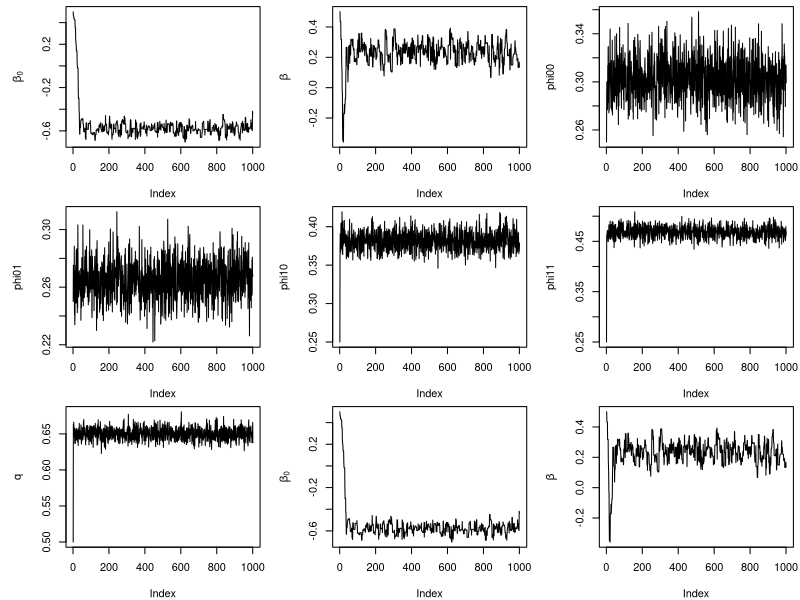
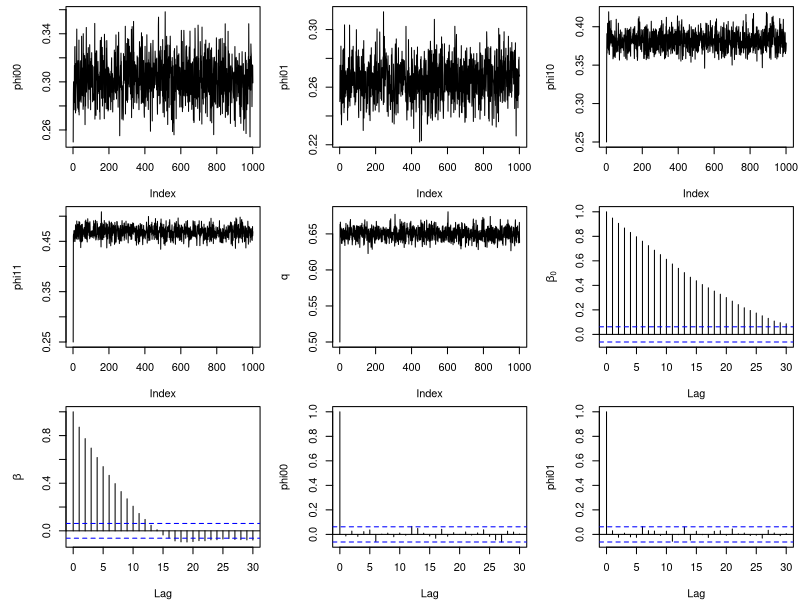
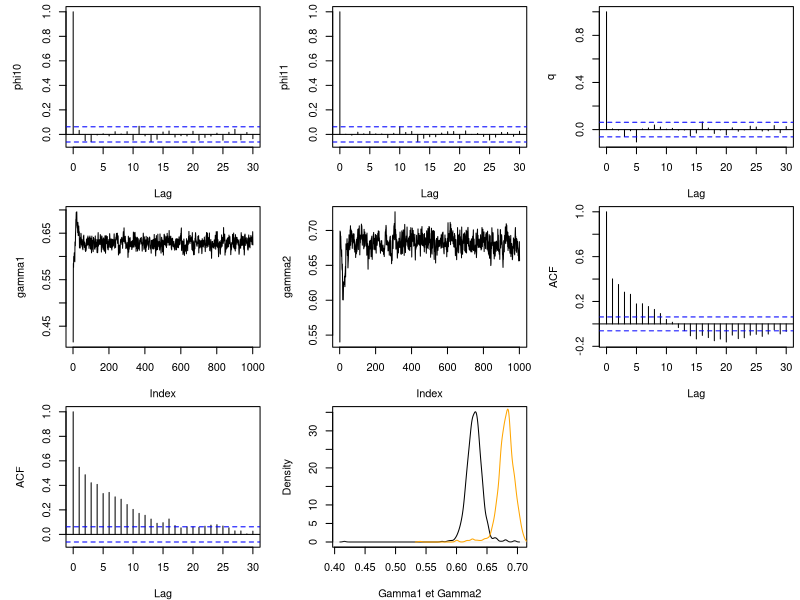

Write the R code that produced these figures, in order.
sigmoid <- function(x){
  y <- 1/(1+exp(-x))
  return(y)
}

cervix_func <- function(nchain, complete_data, incomplete_data, prop_sd){
  #les arguments data_table sont des matrix
  #ordre : beta0, beta, phi_ij, q et les gamma
  chain <- matrix(NA, nrow = nchain+1, ncol = 7)
  #ordre d, x, w pour complete et d,w sinon
  
  ## PHASE 1: imputation des données
  Ni <- nrow(incomplete_data)
  Nc <- nrow(complete_data)
  N <- Nc + Ni
  
  #1.1 calculs des param des bernoullis à générer
  #ie des probas x_i sachant d_i,w_i
  s <- rep(0, 4) #pour les proba de la loi jointe x,d,w
  s_prime <- rep(0, 4) #pour les proba de la loi jointe d,w
  
  #on indice s et s_prime en binaire + 1 (l'indice associé c'est 1 + binaire(wi,di) )
  # RQ: on ne calcule pas les proba mais les effectifs,
  # la division entre les probas lors de l'utilisation du théorème de Bayes
  # ie s[1]=n*P(di=0, wi=0), s[2]=n*P(di=0, wi=1), etc...
  
  for(i in 1:Nc){
    vals <- complete_data[i,]
    index <- vals[1] + 2*vals[3] + 1 #cf avant pour l'indice
    s[index] <- s[index] + 1*vals[2] #on incrémente que si wi=1
    s_prime[index] <- s_prime[index] + 1 #on a déjà l'indice, pas de condition sur wi ici
  }
  
  #on utilise s comme vecteur final avec les probas
  #on applique le théorème de Bayes pour obtenir les probas conditionnelles
  s <- s/s_prime
  #1.2 génération des xi
  x <- rep(NA, Ni)
  
  for (i in 1:Ni){
    vals <- incomplete_data[i,]
    index <- vals[1] + 2*vals[2] + 1
    q <- s[index]
    x[i] <- rbinom(1,1,q)
  }
  #on reconstruit nos données
  d <- incomplete_data[,1]
  w <- incomplete_data[,2]
  incomplete_data <- matrix(c(d, x, w), nrow=Ni, ncol=3, byrow=FALSE)
  colnames(incomplete_data) <- c("d", "x", "w")
  
  data_table <- rbind(complete_data, incomplete_data)
  
  ## PHASE 2: La chaîne
  
  #on initialise la chaîne
  #
  chain[1,] <- c(0.5, 0.5, 0.25, 0.25, 0.25, 0.25, 0.5)
  for(iter in 1:nchain){
    beta <- chain[iter, 1:2]
    phis <- chain[iter, 3:6]
    q <- chain[iter, 7]
    
    #MAJ des phi
    nw1 <- 0
    nw0 <- 0
    for (iphi in 1:4){
      for (index in 1:N){
        row <- data_table[index,]
        #d, x, w
        if (row[3]){
          #on incrémente le compte si la ligne a les xi et di du phi concerné
          #cf. 
          nw1 <- nw1 + 1*(row[1]==(iphi+1)%%2)*(row[2]==1*(iphi>=3))
        }else{
          nw0 <- nw0 + 1*(row[1]==(iphi+1)%%2)*(row[2]==1*(iphi>=3))  
          }
      }
      # #on écrit explicitement les produits avec les bernouilli
      # product1 <- chain[iter,2+phi]**nw1 #ici wi=1
      # product0 <- (1-chain[iter,2+phi])**nw0
      update_alpha <- 1 + nw1
      updata_beta <- 1  + nw0 #+ nw1 - nw1 (cf somme des wi=nw1)
      phis[iphi] <- rbeta(1,update_alpha, updata_beta)
    }
    
    #MAJ de q
    sum_x <- sum(data_table[,2])
    update_alpha <- 1 + sum(data_table[,2]) + sum_x
    update_beta <- 1 + N - sum_x
    q <- rbeta(1, update_alpha, updata_beta)
    
    #MAJ des deux betas: par prop de M-H
    acc_rates <- rep(0, 2)
    for (ibeta in 1:2){
      current <- beta[ibeta]
      prop <- rnorm(1, current, prop_sd)
      beta_prop <- beta
      beta_prop[ibeta] <- prop
      
      #on calcule les pi associés à current et à prop
      pi_current <- sigmoid(beta[1] + beta[2]*data_table[,2])
      pi_prop <- sigmoid(beta_prop[1] + beta_prop[2]*data_table[,2])
      
      top <- -(prop^2)/(2*prop_sd^2) + sum(data_table[,1]*log(pi_prop) + (1-data_table[,1])*log(1-pi_prop))
      bottom <- -(current^2)/(2*prop_sd^2) + sum(data_table[,1]*log(pi_current) + (1-data_table[,1])*log(1-pi_current))
      
      alpha <- exp(top - bottom)
      # browser()
      if (runif(1) < alpha)
        beta <- beta_prop
        acc_rates[ibeta] <- acc_rates[ibeta] + 1
    }
    #MAJ de la chaîne
    chain[iter+1,] <- c(beta, phis, q)
  
  }
  #Calcul des gamma à partir de la chaîne
  gamma <- matrix(NA, nchain + 1, 2)
  list_q <- (1-chain[,7])/chain[,7]
  gamma[,1] <- 1/(1 + (1+exp(chain[,1] + chain[,2]))/(1+exp(chain[,1]))*list_q)
  gamma[,2] <- 1/(1 + (1+exp(-chain[,1] - chain[,2]))/(1+exp(-chain[,1]))*list_q)
  chain <- cbind(chain, gamma)
  return(list(chain = chain, acc_rates = acc_rates / nchain))
}
#Application
Ni <-1929 
Nc <-115
dc <-c(1, 1, 1, 1, 1, 1, 1, 1, 1, 1, 1, 1, 1, 1, 1, 1, 1, 1, 1, 1, 
    1, 1, 1, 1, 1, 1, 1, 1, 1, 1, 1, 1, 1, 1, 1, 1, 1, 1, 1, 0, 0, 
    0, 0, 0, 0, 0, 0, 0, 0, 0, 0, 0, 0, 0, 0, 0, 0, 0, 0, 0, 0, 0, 
    0, 0, 0, 0, 0, 0, 0, 0, 0, 0, 0, 0, 0, 0, 0, 0, 0, 0, 0, 0, 0, 
    0, 0, 0, 0, 0, 0, 0, 0, 0, 0, 0, 0, 0, 0, 0, 0, 0, 0, 0, 0, 0, 
    0, 0, 0, 0, 0, 0, 0, 0, 0, 0, 0)
di <-c(1, 1, 1, 1, 1, 1, 1, 1, 1, 1, 1, 1, 1, 1, 1, 1, 1, 1, 1, 1, 
    1, 1, 1, 1, 1, 1, 1, 1, 1, 1, 1, 1, 1, 1, 1, 1, 1, 1, 1, 1, 1, 
    1, 1, 1, 1, 1, 1, 1, 1, 1, 1, 1, 1, 1, 1, 1, 1, 1, 1, 1, 1, 1, 
    1, 1, 1, 1, 1, 1, 1, 1, 1, 1, 1, 1, 1, 1, 1, 1, 1, 1, 1, 1, 1, 
    1, 1, 1, 1, 1, 1, 1, 1, 1, 1, 1, 1, 1, 1, 1, 1, 1, 1, 1, 1, 1, 
    1, 1, 1, 1, 1, 1, 1, 1, 1, 1, 1, 1, 1, 1, 1, 1, 1, 1, 1, 1, 1, 
    1, 1, 1, 1, 1, 1, 1, 1, 1, 1, 1, 1, 1, 1, 1, 1, 1, 1, 1, 1, 1, 
    1, 1, 1, 1, 1, 1, 1, 1, 1, 1, 1, 1, 1, 1, 1, 1, 1, 1, 1, 1, 1, 
    1, 1, 1, 1, 1, 1, 1, 1, 1, 1, 1, 1, 1, 1, 1, 1, 1, 1, 1, 1, 1, 
    1, 1, 1, 1, 1, 1, 1, 1, 1, 1, 1, 1, 1, 1, 1, 1, 1, 1, 1, 1, 1, 
    1, 1, 1, 1, 1, 1, 1, 1, 1, 1, 1, 1, 1, 1, 1, 1, 1, 1, 1, 1, 1, 
    1, 1, 1, 1, 1, 1, 1, 1, 1, 1, 1, 1, 1, 1, 1, 1, 1, 1, 1, 1, 1, 
    1, 1, 1, 1, 1, 1, 1, 1, 1, 1, 1, 1, 1, 1, 1, 1, 1, 1, 1, 1, 1, 
    1, 1, 1, 1, 1, 1, 1, 1, 1, 1, 1, 1, 1, 1, 1, 1, 1, 1, 1, 1, 1, 
    1, 1, 1, 1, 1, 1, 1, 1, 1, 1, 1, 1, 1, 1, 1, 1, 1, 1, 1, 1, 1, 
    1, 1, 1, 1, 1, 1, 1, 1, 1, 1, 1, 1, 1, 1, 1, 1, 1, 1, 1, 1, 1, 
    1, 1, 1, 1, 1, 1, 1, 1, 1, 1, 1, 1, 1, 1, 1, 1, 1, 1, 1, 1, 1, 
    1, 1, 1, 1, 1, 1, 1, 1, 1, 1, 1, 1, 1, 1, 1, 1, 1, 1, 1, 1, 1, 
    1, 1, 1, 1, 1, 1, 1, 1, 1, 1, 1, 1, 1, 1, 1, 1, 1, 1, 1, 1, 1, 
    1, 1, 1, 1, 1, 1, 1, 1, 1, 1, 1, 1, 1, 1, 1, 1, 1, 1, 1, 1, 1, 
    1, 1, 1, 1, 1, 1, 1, 1, 1, 1, 1, 1, 1, 1, 1, 1, 1, 1, 1, 1, 1, 
    1, 1, 1, 1, 1, 1, 1, 1, 1, 1, 1, 1, 1, 1, 1, 1, 1, 1, 1, 1, 1, 
    1, 1, 1, 1, 1, 1, 1, 1, 1, 1, 1, 1, 1, 1, 1, 1, 1, 1, 1, 1, 1, 
    1, 1, 1, 1, 1, 1, 1, 1, 1, 1, 1, 1, 1, 1, 1, 1, 1, 1, 1, 1, 1, 
    1, 1, 1, 1, 1, 1, 1, 1, 1, 1, 1, 1, 1, 1, 1, 1, 1, 1, 1, 1, 1, 
    1, 1, 1, 1, 1, 1, 1, 1, 1, 1, 1, 1, 1, 1, 1, 1, 1, 1, 1, 1, 1, 
    1, 1, 1, 1, 1, 1, 1, 1, 1, 1, 1, 1, 1, 1, 1, 1, 1, 1, 1, 1, 1, 
    1, 1, 1, 1, 1, 1, 1, 1, 1, 1, 1, 1, 1, 1, 1, 1, 1, 1, 1, 1, 1, 
    1, 1, 1, 1, 1, 1, 1, 1, 1, 1, 1, 1, 1, 1, 1, 1, 1, 1, 1, 1, 1, 
    1, 1, 1, 1, 1, 1, 1, 1, 1, 1, 1, 1, 1, 1, 1, 1, 1, 1, 1, 1, 1, 
    1, 1, 1, 1, 1, 1, 1, 1, 1, 1, 1, 1, 1, 1, 1, 1, 1, 1, 1, 1, 1, 
    1, 1, 1, 1, 1, 1, 1, 1, 1, 1, 1, 1, 1, 1, 1, 1, 1, 1, 1, 1, 1, 
    1, 1, 1, 1, 1, 1, 1, 1, 1, 1, 1, 1, 1, 1, 1, 1, 1, 1, 1, 1, 1, 
    1, 0, 0, 0, 0, 0, 0, 0, 0, 0, 0, 0, 0, 0, 0, 0, 0, 0, 0, 0, 0, 
    0, 0, 0, 0, 0, 0, 0, 0, 0, 0, 0, 0, 0, 0, 0, 0, 0, 0, 0, 0, 0, 
    0, 0, 0, 0, 0, 0, 0, 0, 0, 0, 0, 0, 0, 0, 0, 0, 0, 0, 0, 0, 0, 
    0, 0, 0, 0, 0, 0, 0, 0, 0, 0, 0, 0, 0, 0, 0, 0, 0, 0, 0, 0, 0, 
    0, 0, 0, 0, 0, 0, 0, 0, 0, 0, 0, 0, 0, 0, 0, 0, 0, 0, 0, 0, 0, 
    0, 0, 0, 0, 0, 0, 0, 0, 0, 0, 0, 0, 0, 0, 0, 0, 0, 0, 0, 0, 0, 
    0, 0, 0, 0, 0, 0, 0, 0, 0, 0, 0, 0, 0, 0, 0, 0, 0, 0, 0, 0, 0, 
    0, 0, 0, 0, 0, 0, 0, 0, 0, 0, 0, 0, 0, 0, 0, 0, 0, 0, 0, 0, 0, 
    0, 0, 0, 0, 0, 0, 0, 0, 0, 0, 0, 0, 0, 0, 0, 0, 0, 0, 0, 0, 0, 
    0, 0, 0, 0, 0, 0, 0, 0, 0, 0, 0, 0, 0, 0, 0, 0, 0, 0, 0, 0, 0, 
    0, 0, 0, 0, 0, 0, 0, 0, 0, 0, 0, 0, 0, 0, 0, 0, 0, 0, 0, 0, 0, 
    0, 0, 0, 0, 0, 0, 0, 0, 0, 0, 0, 0, 0, 0, 0, 0, 0, 0, 0, 0, 0, 
    0, 0, 0, 0, 0, 0, 0, 0, 0, 0, 0, 0, 0, 0, 0, 0, 0, 0, 0, 0, 0, 
    0, 0, 0, 0, 0, 0, 0, 0, 0, 0, 0, 0, 0, 0, 0, 0, 0, 0, 0, 0, 0, 
    0, 0, 0, 0, 0, 0, 0, 0, 0, 0, 0, 0, 0, 0, 0, 0, 0, 0, 0, 0, 0, 
    0, 0, 0, 0, 0, 0, 0, 0, 0, 0, 0, 0, 0, 0, 0, 0, 0, 0, 0, 0, 0, 
    0, 0, 0, 0, 0, 0, 0, 0, 0, 0, 0, 0, 0, 0, 0, 0, 0, 0, 0, 0, 0, 
    0, 0, 0, 0, 0, 0, 0, 0, 0, 0, 0, 0, 0, 0, 0, 0, 0, 0, 0, 0, 0, 
    0, 0, 0, 0, 0, 0, 0, 0, 0, 0, 0, 0, 0, 0, 0, 0, 0, 0, 0, 0, 0, 
    0, 0, 0, 0, 0, 0, 0, 0, 0, 0, 0, 0, 0, 0, 0, 0, 0, 0, 0, 0, 0, 
    0, 0, 0, 0, 0, 0, 0, 0, 0, 0, 0, 0, 0, 0, 0, 0, 0, 0, 0, 0, 0, 
    0, 0, 0, 0, 0, 0, 0, 0, 0, 0, 0, 0, 0, 0, 0, 0, 0, 0, 0, 0, 0, 
    0, 0, 0, 0, 0, 0, 0, 0, 0, 0, 0, 0, 0, 0, 0, 0, 0, 0, 0, 0, 0, 
    0, 0, 0, 0, 0, 0, 0, 0, 0, 0, 0, 0, 0, 0, 0, 0, 0, 0, 0, 0, 0, 
    0, 0, 0, 0, 0, 0, 0, 0, 0, 0, 0, 0, 0, 0, 0, 0, 0, 0, 0, 0, 0, 
    0, 0, 0, 0, 0, 0, 0, 0, 0, 0, 0, 0, 0, 0, 0, 0, 0, 0, 0, 0, 0, 
    0, 0, 0, 0, 0, 0, 0, 0, 0, 0, 0, 0, 0, 0, 0, 0, 0, 0, 0, 0, 0, 
    0, 0, 0, 0, 0, 0, 0, 0, 0, 0, 0, 0, 0, 0, 0, 0, 0, 0, 0, 0, 0, 
    0, 0, 0, 0, 0, 0, 0, 0, 0, 0, 0, 0, 0, 0, 0, 0, 0, 0, 0, 0, 0, 
    0, 0, 0, 0, 0, 0, 0, 0, 0, 0, 0, 0, 0, 0, 0, 0, 0, 0, 0, 0, 0, 
    0, 0, 0, 0, 0, 0, 0, 0, 0, 0, 0, 0, 0, 0, 0, 0, 0, 0, 0, 0, 0, 
    0, 0, 0, 0, 0, 0, 0, 0, 0, 0, 0, 0, 0, 0, 0, 0, 0, 0, 0, 0, 0, 
    0, 0, 0, 0, 0, 0, 0, 0, 0, 0, 0, 0, 0, 0, 0, 0, 0, 0, 0, 0, 0, 
    0, 0, 0, 0, 0, 0, 0, 0, 0, 0, 0, 0, 0, 0, 0, 0, 0, 0, 0, 0, 0, 
    0, 0, 0, 0, 0, 0, 0, 0, 0, 0, 0, 0, 0, 0, 0, 0, 0, 0, 0, 0, 0, 
    0, 0, 0, 0, 0, 0, 0, 0, 0, 0, 0, 0, 0, 0, 0, 0, 0, 0, 0, 0, 0, 
    0, 0, 0, 0, 0, 0, 0, 0, 0, 0, 0, 0, 0, 0, 0, 0, 0, 0, 0, 0, 0, 
    0, 0, 0, 0, 0, 0, 0, 0, 0, 0, 0, 0, 0, 0, 0, 0, 0, 0, 0, 0, 0, 
    0, 0, 0, 0, 0, 0, 0, 0, 0, 0, 0, 0, 0, 0, 0, 0, 0, 0, 0, 0, 0, 
    0, 0, 0, 0, 0, 0, 0, 0, 0, 0, 0, 0, 0, 0, 0, 0, 0, 0, 0, 0, 0, 
    0, 0, 0, 0, 0, 0, 0, 0, 0, 0, 0, 0, 0, 0, 0, 0, 0, 0, 0, 0, 0, 
    0, 0, 0, 0, 0, 0, 0, 0, 0, 0, 0, 0, 0, 0, 0, 0, 0, 0, 0, 0, 0, 
    0, 0, 0, 0, 0, 0, 0, 0, 0, 0, 0, 0, 0, 0, 0, 0, 0, 0, 0, 0, 0, 
    0, 0, 0, 0, 0, 0, 0, 0, 0, 0, 0, 0, 0, 0, 0, 0, 0, 0, 0, 0, 0, 
    0, 0, 0, 0, 0, 0, 0, 0, 0, 0, 0, 0, 0, 0, 0, 0, 0, 0, 0, 0, 0, 
    0, 0, 0, 0, 0, 0, 0, 0, 0, 0, 0, 0, 0, 0, 0, 0, 0, 0, 0, 0, 0, 
    0, 0, 0, 0, 0, 0, 0, 0, 0, 0, 0, 0, 0, 0, 0, 0, 0, 0, 0, 0, 0, 
    0, 0, 0, 0, 0, 0, 0, 0, 0, 0, 0, 0, 0, 0, 0, 0, 0, 0, 0, 0, 0, 
    0, 0, 0, 0, 0, 0, 0, 0, 0, 0, 0, 0, 0, 0, 0, 0, 0, 0, 0, 0, 0, 
    0, 0, 0, 0, 0, 0, 0, 0, 0, 0, 0, 0, 0, 0, 0, 0, 0, 0, 0, 0, 0, 
    0, 0, 0, 0, 0, 0, 0, 0, 0, 0, 0, 0, 0, 0, 0, 0, 0, 0, 0, 0, 0, 
    0, 0, 0, 0, 0, 0, 0, 0, 0, 0, 0, 0, 0, 0, 0, 0, 0, 0, 0, 0, 0, 
    0, 0, 0, 0, 0, 0, 0, 0, 0, 0, 0, 0, 0, 0, 0, 0, 0, 0, 0, 0, 0, 
    0, 0, 0, 0, 0, 0, 0, 0, 0, 0, 0, 0, 0, 0, 0, 0, 0, 0, 0, 0, 0, 
    0, 0, 0, 0, 0, 0, 0, 0, 0, 0, 0, 0, 0, 0, 0, 0, 0, 0, 0, 0, 0, 
    0, 0, 0, 0, 0, 0, 0, 0, 0, 0, 0, 0, 0, 0, 0, 0, 0, 0, 0, 0, 0, 
    0, 0, 0, 0, 0, 0, 0, 0, 0, 0, 0, 0, 0, 0, 0, 0, 0, 0, 0, 0, 0, 
    0, 0, 0, 0, 0, 0, 0, 0, 0, 0, 0, 0, 0, 0, 0, 0, 0, 0, 0, 0, 0, 
    0, 0, 0, 0, 0, 0, 0, 0, 0, 0, 0, 0, 0, 0, 0, 0, 0, 0, 0)
xc <-c(0, 0, 0, 0, 0, 0, 0, 0, 0, 0, 0, 0, 0, 0, 0, 0, 1, 1, 1, 1, 
    1, 1, 1, 1, 1, 1, 1, 1, 1, 1, 1, 1, 1, 1, 1, 1, 1, 1, 1, 0, 0, 
    0, 0, 0, 0, 0, 0, 0, 0, 0, 0, 0, 0, 0, 0, 0, 0, 0, 0, 0, 0, 0, 
    0, 0, 0, 0, 0, 0, 0, 0, 0, 0, 0, 0, 0, 0, 0, 0, 0, 0, 0, 0, 0, 
    1, 1, 1, 1, 1, 1, 1, 1, 1, 1, 1, 1, 1, 1, 1, 1, 1, 1, 1, 1, 1, 
    1, 1, 1, 1, 1, 1, 1, 1, 1, 1, 1)
wc <-c(0, 0, 0, 0, 0, 0, 0, 0, 0, 0, 0, 0, 0, 1, 1, 1, 0, 0, 0, 0, 
    0, 1, 1, 1, 1, 1, 1, 1, 1, 1, 1, 1, 1, 1, 1, 1, 1, 1, 1, 0, 0, 
    0, 0, 0, 0, 0, 0, 0, 0, 0, 0, 0, 0, 0, 0, 0, 0, 0, 0, 0, 0, 0, 
    0, 0, 0, 0, 0, 0, 0, 0, 0, 0, 1, 1, 1, 1, 1, 1, 1, 1, 1, 1, 1, 
    0, 0, 0, 0, 0, 0, 0, 0, 0, 0, 0, 0, 0, 0, 0, 0, 1, 1, 1, 1, 1, 
    1, 1, 1, 1, 1, 1, 1, 1, 1, 1, 1)
wi <-c(0, 0, 0, 0, 0, 0, 0, 0, 0, 0, 0, 0, 0, 0, 0, 0, 0, 0, 0, 0, 
    0, 0, 0, 0, 0, 0, 0, 0, 0, 0, 0, 0, 0, 0, 0, 0, 0, 0, 0, 0, 0, 
    0, 0, 0, 0, 0, 0, 0, 0, 0, 0, 0, 0, 0, 0, 0, 0, 0, 0, 0, 0, 0, 
    0, 0, 0, 0, 0, 0, 0, 0, 0, 0, 0, 0, 0, 0, 0, 0, 0, 0, 0, 0, 0, 
    0, 0, 0, 0, 0, 0, 0, 0, 0, 0, 0, 0, 0, 0, 0, 0, 0, 0, 0, 0, 0, 
    0, 0, 0, 0, 0, 0, 0, 0, 0, 0, 0, 0, 0, 0, 0, 0, 0, 0, 0, 0, 0, 
    0, 0, 0, 0, 0, 0, 0, 0, 0, 0, 0, 0, 0, 0, 0, 0, 0, 0, 0, 0, 0, 
    0, 0, 0, 0, 0, 0, 0, 0, 0, 0, 0, 0, 0, 0, 0, 0, 0, 0, 0, 0, 0, 
    0, 0, 0, 0, 0, 0, 0, 0, 0, 0, 0, 0, 0, 0, 0, 0, 0, 0, 0, 0, 0, 
    0, 0, 0, 0, 0, 0, 0, 0, 0, 0, 0, 0, 0, 0, 0, 0, 0, 0, 0, 0, 0, 
    0, 0, 0, 0, 0, 0, 0, 0, 0, 0, 0, 0, 0, 0, 0, 0, 0, 0, 0, 0, 0, 
    0, 0, 0, 0, 0, 0, 0, 0, 0, 0, 0, 0, 0, 0, 0, 0, 0, 0, 0, 0, 0, 
    0, 0, 0, 0, 0, 0, 0, 0, 0, 0, 0, 0, 0, 0, 0, 0, 0, 0, 0, 0, 0, 
    0, 0, 0, 0, 0, 0, 0, 0, 0, 0, 0, 0, 0, 0, 0, 0, 0, 0, 0, 0, 0, 
    0, 0, 0, 0, 0, 0, 0, 0, 0, 0, 0, 0, 0, 0, 0, 0, 0, 0, 0, 0, 0, 
    0, 0, 0, 0, 1, 1, 1, 1, 1, 1, 1, 1, 1, 1, 1, 1, 1, 1, 1, 1, 1, 
    1, 1, 1, 1, 1, 1, 1, 1, 1, 1, 1, 1, 1, 1, 1, 1, 1, 1, 1, 1, 1, 
    1, 1, 1, 1, 1, 1, 1, 1, 1, 1, 1, 1, 1, 1, 1, 1, 1, 1, 1, 1, 1, 
    1, 1, 1, 1, 1, 1, 1, 1, 1, 1, 1, 1, 1, 1, 1, 1, 1, 1, 1, 1, 1, 
    1, 1, 1, 1, 1, 1, 1, 1, 1, 1, 1, 1, 1, 1, 1, 1, 1, 1, 1, 1, 1, 
    1, 1, 1, 1, 1, 1, 1, 1, 1, 1, 1, 1, 1, 1, 1, 1, 1, 1, 1, 1, 1, 
    1, 1, 1, 1, 1, 1, 1, 1, 1, 1, 1, 1, 1, 1, 1, 1, 1, 1, 1, 1, 1, 
    1, 1, 1, 1, 1, 1, 1, 1, 1, 1, 1, 1, 1, 1, 1, 1, 1, 1, 1, 1, 1, 
    1, 1, 1, 1, 1, 1, 1, 1, 1, 1, 1, 1, 1, 1, 1, 1, 1, 1, 1, 1, 1, 
    1, 1, 1, 1, 1, 1, 1, 1, 1, 1, 1, 1, 1, 1, 1, 1, 1, 1, 1, 1, 1, 
    1, 1, 1, 1, 1, 1, 1, 1, 1, 1, 1, 1, 1, 1, 1, 1, 1, 1, 1, 1, 1, 
    1, 1, 1, 1, 1, 1, 1, 1, 1, 1, 1, 1, 1, 1, 1, 1, 1, 1, 1, 1, 1, 
    1, 1, 1, 1, 1, 1, 1, 1, 1, 1, 1, 1, 1, 1, 1, 1, 1, 1, 1, 1, 1, 
    1, 1, 1, 1, 1, 1, 1, 1, 1, 1, 1, 1, 1, 1, 1, 1, 1, 1, 1, 1, 1, 
    1, 1, 1, 1, 1, 1, 1, 1, 1, 1, 1, 1, 1, 1, 1, 1, 1, 1, 1, 1, 1, 
    1, 1, 1, 1, 1, 1, 1, 1, 1, 1, 1, 1, 1, 1, 1, 1, 1, 1, 1, 1, 1, 
    1, 1, 1, 1, 1, 1, 1, 1, 1, 1, 1, 1, 1, 1, 1, 1, 1, 1, 1, 1, 1, 
    1, 1, 1, 1, 1, 1, 1, 1, 1, 1, 1, 1, 1, 1, 1, 1, 1, 1, 1, 1, 1, 
    1, 0, 0, 0, 0, 0, 0, 0, 0, 0, 0, 0, 0, 0, 0, 0, 0, 0, 0, 0, 0, 
    0, 0, 0, 0, 0, 0, 0, 0, 0, 0, 0, 0, 0, 0, 0, 0, 0, 0, 0, 0, 0, 
    0, 0, 0, 0, 0, 0, 0, 0, 0, 0, 0, 0, 0, 0, 0, 0, 0, 0, 0, 0, 0, 
    0, 0, 0, 0, 0, 0, 0, 0, 0, 0, 0, 0, 0, 0, 0, 0, 0, 0, 0, 0, 0, 
    0, 0, 0, 0, 0, 0, 0, 0, 0, 0, 0, 0, 0, 0, 0, 0, 0, 0, 0, 0, 0, 
    0, 0, 0, 0, 0, 0, 0, 0, 0, 0, 0, 0, 0, 0, 0, 0, 0, 0, 0, 0, 0, 
    0, 0, 0, 0, 0, 0, 0, 0, 0, 0, 0, 0, 0, 0, 0, 0, 0, 0, 0, 0, 0, 
    0, 0, 0, 0, 0, 0, 0, 0, 0, 0, 0, 0, 0, 0, 0, 0, 0, 0, 0, 0, 0, 
    0, 0, 0, 0, 0, 0, 0, 0, 0, 0, 0, 0, 0, 0, 0, 0, 0, 0, 0, 0, 0, 
    0, 0, 0, 0, 0, 0, 0, 0, 0, 0, 0, 0, 0, 0, 0, 0, 0, 0, 0, 0, 0, 
    0, 0, 0, 0, 0, 0, 0, 0, 0, 0, 0, 0, 0, 0, 0, 0, 0, 0, 0, 0, 0, 
    0, 0, 0, 0, 0, 0, 0, 0, 0, 0, 0, 0, 0, 0, 0, 0, 0, 0, 0, 0, 0, 
    0, 0, 0, 0, 0, 0, 0, 0, 0, 0, 0, 0, 0, 0, 0, 0, 0, 0, 0, 0, 0, 
    0, 0, 0, 0, 0, 0, 0, 0, 0, 0, 0, 0, 0, 0, 0, 0, 0, 0, 0, 0, 0, 
    0, 0, 0, 0, 0, 0, 0, 0, 0, 0, 0, 0, 0, 0, 0, 0, 0, 0, 0, 0, 0, 
    0, 0, 0, 0, 0, 0, 0, 0, 0, 0, 0, 0, 0, 0, 0, 0, 0, 0, 0, 0, 0, 
    0, 0, 0, 0, 0, 0, 0, 0, 0, 0, 0, 0, 0, 0, 0, 0, 0, 0, 0, 0, 0, 
    0, 0, 0, 0, 0, 0, 0, 0, 0, 0, 0, 0, 0, 0, 0, 0, 0, 0, 0, 0, 0, 
    0, 0, 0, 0, 0, 0, 0, 0, 0, 0, 0, 0, 0, 0, 0, 0, 0, 0, 0, 0, 0, 
    0, 0, 0, 0, 0, 0, 0, 0, 0, 0, 0, 0, 0, 0, 0, 0, 0, 0, 0, 0, 0, 
    0, 0, 0, 0, 0, 0, 0, 0, 0, 0, 0, 0, 0, 0, 0, 0, 0, 0, 0, 0, 0, 
    0, 0, 0, 0, 0, 0, 0, 0, 0, 0, 0, 0, 0, 0, 0, 0, 0, 0, 0, 0, 0, 
    0, 0, 0, 0, 0, 0, 0, 0, 0, 0, 0, 0, 0, 0, 0, 0, 0, 0, 0, 0, 0, 
    0, 0, 0, 0, 0, 0, 0, 0, 0, 0, 0, 0, 0, 0, 0, 0, 0, 0, 0, 0, 0, 
    0, 0, 0, 0, 0, 0, 0, 0, 0, 0, 0, 0, 0, 0, 0, 0, 0, 0, 0, 0, 0, 
    0, 0, 0, 0, 0, 0, 0, 0, 0, 0, 0, 0, 0, 0, 0, 0, 0, 0, 0, 0, 0, 
    0, 0, 0, 0, 0, 0, 0, 0, 0, 0, 0, 0, 0, 0, 0, 0, 0, 0, 0, 0, 0, 
    0, 0, 0, 0, 0, 0, 0, 0, 0, 0, 0, 0, 0, 0, 0, 0, 0, 0, 0, 0, 0, 
    0, 0, 0, 0, 0, 0, 0, 0, 0, 0, 0, 0, 0, 0, 0, 0, 0, 0, 0, 0, 0, 
    0, 0, 0, 0, 0, 0, 0, 0, 0, 0, 0, 0, 0, 0, 0, 0, 0, 0, 0, 0, 0, 
    0, 0, 0, 0, 0, 0, 0, 0, 0, 0, 0, 0, 0, 0, 0, 0, 0, 0, 0, 0, 0, 
    0, 0, 0, 0, 0, 0, 0, 0, 0, 0, 0, 0, 0, 0, 0, 0, 0, 0, 0, 0, 0, 
    0, 0, 0, 0, 0, 0, 0, 0, 0, 0, 0, 0, 0, 0, 0, 0, 0, 0, 0, 0, 0, 
    0, 0, 0, 0, 0, 0, 0, 0, 0, 1, 1, 1, 1, 1, 1, 1, 1, 1, 1, 1, 1, 
    1, 1, 1, 1, 1, 1, 1, 1, 1, 1, 1, 1, 1, 1, 1, 1, 1, 1, 1, 1, 1, 
    1, 1, 1, 1, 1, 1, 1, 1, 1, 1, 1, 1, 1, 1, 1, 1, 1, 1, 1, 1, 1, 
    1, 1, 1, 1, 1, 1, 1, 1, 1, 1, 1, 1, 1, 1, 1, 1, 1, 1, 1, 1, 1, 
    1, 1, 1, 1, 1, 1, 1, 1, 1, 1, 1, 1, 1, 1, 1, 1, 1, 1, 1, 1, 1, 
    1, 1, 1, 1, 1, 1, 1, 1, 1, 1, 1, 1, 1, 1, 1, 1, 1, 1, 1, 1, 1, 
    1, 1, 1, 1, 1, 1, 1, 1, 1, 1, 1, 1, 1, 1, 1, 1, 1, 1, 1, 1, 1, 
    1, 1, 1, 1, 1, 1, 1, 1, 1, 1, 1, 1, 1, 1, 1, 1, 1, 1, 1, 1, 1, 
    1, 1, 1, 1, 1, 1, 1, 1, 1, 1, 1, 1, 1, 1, 1, 1, 1, 1, 1, 1, 1, 
    1, 1, 1, 1, 1, 1, 1, 1, 1, 1, 1, 1, 1, 1, 1, 1, 1, 1, 1, 1, 1, 
    1, 1, 1, 1, 1, 1, 1, 1, 1, 1, 1, 1, 1, 1, 1, 1, 1, 1, 1, 1, 1, 
    1, 1, 1, 1, 1, 1, 1, 1, 1, 1, 1, 1, 1, 1, 1, 1, 1, 1, 1, 1, 1, 
    1, 1, 1, 1, 1, 1, 1, 1, 1, 1, 1, 1, 1, 1, 1, 1, 1, 1, 1, 1, 1, 
    1, 1, 1, 1, 1, 1, 1, 1, 1, 1, 1, 1, 1, 1, 1, 1, 1, 1, 1, 1, 1, 
    1, 1, 1, 1, 1, 1, 1, 1, 1, 1, 1, 1, 1, 1, 1, 1, 1, 1, 1, 1, 1, 
    1, 1, 1, 1, 1, 1, 1, 1, 1, 1, 1, 1, 1, 1, 1, 1, 1, 1, 1, 1, 1, 
    1, 1, 1, 1, 1, 1, 1, 1, 1, 1, 1, 1, 1, 1, 1, 1, 1, 1, 1, 1, 1, 
    1, 1, 1, 1, 1, 1, 1, 1, 1, 1, 1, 1, 1, 1, 1, 1, 1, 1, 1, 1, 1, 
    1, 1, 1, 1, 1, 1, 1, 1, 1, 1, 1, 1, 1, 1, 1, 1, 1, 1, 1, 1, 1, 
    1, 1, 1, 1, 1, 1, 1, 1, 1, 1, 1, 1, 1, 1, 1, 1, 1, 1, 1, 1, 1, 
    1, 1, 1, 1, 1, 1, 1, 1, 1, 1, 1, 1, 1, 1, 1, 1, 1, 1, 1, 1, 1, 
    1, 1, 1, 1, 1, 1, 1, 1, 1, 1, 1, 1, 1, 1, 1, 1, 1, 1, 1, 1, 1, 
    1, 1, 1, 1, 1, 1, 1, 1, 1, 1, 1, 1, 1, 1, 1, 1, 1, 1, 1, 1, 1, 
    1, 1, 1, 1, 1, 1, 1, 1, 1, 1, 1, 1, 1, 1, 1, 1, 1, 1, 1, 1, 1, 
    1, 1, 1, 1, 1, 1, 1, 1, 1, 1, 1, 1, 1, 1, 1, 1, 1, 1, 1, 1, 1, 
    1, 1, 1, 1, 1, 1, 1, 1, 1, 1, 1, 1, 1, 1, 1, 1, 1, 1, 1)

complete_data <- matrix(c(dc, xc, wc), nrow=Nc, ncol=3, byrow=FALSE)
colnames(complete_data) <- c("d", "x", "w")

incomplete_data <- matrix(c(di, wi), nrow=Ni, ncol=2, byrow=FALSE)
colnames(incomplete_data) <- c("d", "w")

out <- cervix_func(10^3, complete_data, incomplete_data, 0.1)
chain <- out$chain

#--------------------------------------------------------------------------#
#Graphes et analyse des résultats 

par(mfrow = c(3, 3), mar = c(4, 5, 0.5, 0.5))
ylabs <- c(expression(beta[0]), expression(beta),'phi00', 'phi01', 'phi10', 'phi11', 'q')
for (j in 1:7)
  plot(chain[,j], type = "l", ylab = ylabs[j])

for (j in 1:7)
  plot(chain[,j], type = "l", ylab = ylabs[j])

for (j in 1:7)
  acf(chain[,j], ylab = ylabs[j])

# calculate gamma1 = P(x=1|d=0) and gamma2 = P(x=1|d=1)
beta0C <- chain[,1]
betaC <- chain[,2]
qC <- chain[,7]

gamma1 <- 1 / (1 + (1 + exp(beta0C + betaC)) / (1 + exp(beta0C)) * (1 - qC) / qC)
gamma2 <- 1 / (1 + (1 + exp(-beta0C - betaC)) / (1 + exp(-beta0C)) * (1 - qC) / qC)

plot(gamma1,type = "l", ylab = 'gamma1')
plot(gamma2,type = "l", ylab = 'gamma2')

acf(gamma1)
acf(gamma2)

#Summary Table 
library(psych)
psych::describe(chain)
psych::describe(gamma1)
psych::describe(gamma2)

## Graphique des densités de Gammas 
plot(density(gamma1), xlab = "Gamma1 et Gamma2", main = "")
lines(density(gamma2), xlab = "Gamma2", main = "",col = "orange")
